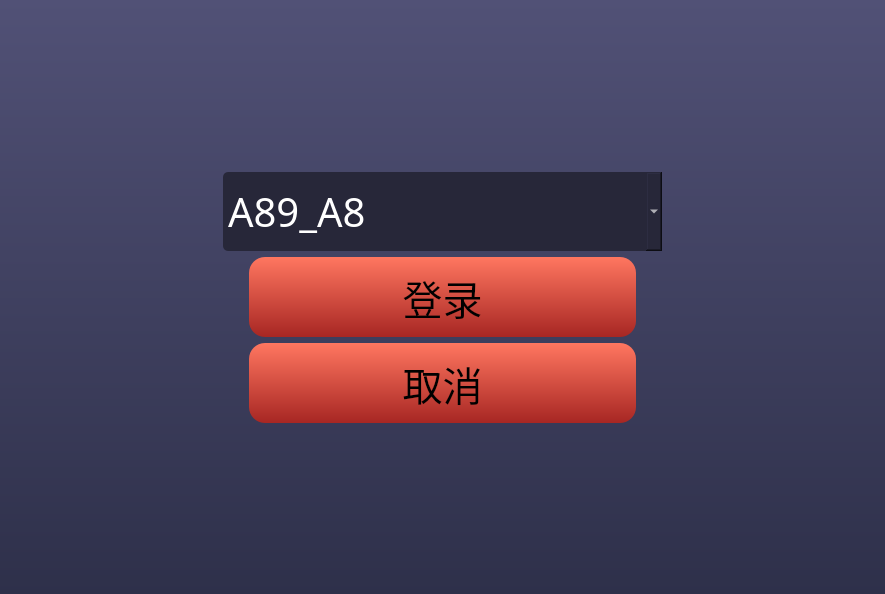
<?xml version="1.0" encoding="UTF-8"?>
<ui version="4.0">
 <class>Login</class>
 <widget class="QWidget" name="Login">
  <property name="geometry">
   <rect>
    <x>0</x>
    <y>0</y>
    <width>885</width>
    <height>594</height>
   </rect>
  </property>
  <property name="windowTitle">
   <string>Form</string>
  </property>
  <property name="styleSheet">
   <string notr="true">background-color: qlineargradient(spread:pad, x1:0, y1:0, x2:0, y2:1, stop:0 rgba(81, 81, 118, 255), stop:1 rgba(46, 48, 74, 255));</string>
  </property>
  <layout class="QVBoxLayout" name="verticalLayout">
   <item>
    <spacer name="verticalSpacer">
     <property name="orientation">
      <enum>Qt::Vertical</enum>
     </property>
     <property name="sizeHint" stdset="0">
      <size>
       <width>20</width>
       <height>100</height>
      </size>
     </property>
    </spacer>
   </item>
   <item>
    <layout class="QHBoxLayout" name="horizontalLayout_2">
     <item>
      <spacer name="horizontalSpacer">
       <property name="orientation">
        <enum>Qt::Horizontal</enum>
       </property>
       <property name="sizeHint" stdset="0">
        <size>
         <width>40</width>
         <height>20</height>
        </size>
       </property>
      </spacer>
     </item>
     <item>
      <widget class="QComboBox" name="comboBox">
       <property name="minimumSize">
        <size>
         <width>439</width>
         <height>79</height>
        </size>
       </property>
       <property name="font">
        <font>
         <family>微软雅黑</family>
         <pointsize>30</pointsize>
        </font>
       </property>
       <property name="styleSheet">
        <string notr="true">background:rgba(39,39,57,1);
border-radius:5px;
color: rgb(255, 255, 255);</string>
       </property>
       <item>
        <property name="text">
         <string>A89_A8</string>
        </property>
       </item>
      </widget>
     </item>
     <item>
      <spacer name="horizontalSpacer_2">
       <property name="orientation">
        <enum>Qt::Horizontal</enum>
       </property>
       <property name="sizeHint" stdset="0">
        <size>
         <width>40</width>
         <height>20</height>
        </size>
       </property>
      </spacer>
     </item>
    </layout>
   </item>
   <item>
    <layout class="QHBoxLayout" name="horizontalLayout">
     <item>
      <spacer name="horizontalSpacer_3">
       <property name="orientation">
        <enum>Qt::Horizontal</enum>
       </property>
       <property name="sizeHint" stdset="0">
        <size>
         <width>40</width>
         <height>20</height>
        </size>
       </property>
      </spacer>
     </item>
     <item>
      <widget class="QPushButton" name="pu_enter">
       <property name="minimumSize">
        <size>
         <width>387</width>
         <height>80</height>
        </size>
       </property>
       <property name="font">
        <font>
         <family>微软雅黑</family>
         <pointsize>30</pointsize>
        </font>
       </property>
       <property name="styleSheet">
        <string notr="true">QPushButton{background-color:qlineargradient(spread:pad, x1:1, y1:1, x2:1, y2:0, stop:0 rgba(167, 38, 35, 255), stop:1 rgba(255, 118, 96, 255));
box-shadow:0px 2px 9px 0px rgba(0, 0, 0, 0.77);
border-radius:16px;}
QPushButton::pressed{
background-color: qlineargradient(spread:pad, x1:1, y1:1, x2:1, y2:0, stop:0 rgba(255, 118, 96, 255), stop:1 rgba(167, 38, 35, 255));
box-shadow:0px 2px 9px 0px rgba(0, 0, 0, 0.77);
border-radius:16px;
}</string>
       </property>
       <property name="text">
        <string>登录</string>
       </property>
       <property name="shortcut">
        <string>Enter</string>
       </property>
      </widget>
     </item>
     <item>
      <spacer name="horizontalSpacer_5">
       <property name="orientation">
        <enum>Qt::Horizontal</enum>
       </property>
       <property name="sizeHint" stdset="0">
        <size>
         <width>40</width>
         <height>20</height>
        </size>
       </property>
      </spacer>
     </item>
    </layout>
   </item>
   <item>
    <layout class="QHBoxLayout" name="horizontalLayout_3">
     <item>
      <spacer name="horizontalSpacer_4">
       <property name="orientation">
        <enum>Qt::Horizontal</enum>
       </property>
       <property name="sizeHint" stdset="0">
        <size>
         <width>40</width>
         <height>20</height>
        </size>
       </property>
      </spacer>
     </item>
     <item>
      <widget class="QPushButton" name="pu_cancel">
       <property name="minimumSize">
        <size>
         <width>387</width>
         <height>80</height>
        </size>
       </property>
       <property name="font">
        <font>
         <family>微软雅黑</family>
         <pointsize>30</pointsize>
        </font>
       </property>
       <property name="styleSheet">
        <string notr="true">QPushButton{background-color:qlineargradient(spread:pad, x1:1, y1:1, x2:1, y2:0, stop:0 rgba(167, 38, 35, 255), stop:1 rgba(255, 118, 96, 255));
box-shadow:0px 2px 9px 0px rgba(0, 0, 0, 0.77);
border-radius:16px;}
QPushButton::pressed{
background-color: qlineargradient(spread:pad, x1:1, y1:1, x2:1, y2:0, stop:0 rgba(255, 118, 96, 255), stop:1 rgba(167, 38, 35, 255));
box-shadow:0px 2px 9px 0px rgba(0, 0, 0, 0.77);
border-radius:16px;
}</string>
       </property>
       <property name="text">
        <string>取消</string>
       </property>
      </widget>
     </item>
     <item>
      <spacer name="horizontalSpacer_6">
       <property name="orientation">
        <enum>Qt::Horizontal</enum>
       </property>
       <property name="sizeHint" stdset="0">
        <size>
         <width>40</width>
         <height>20</height>
        </size>
       </property>
      </spacer>
     </item>
    </layout>
   </item>
   <item>
    <spacer name="verticalSpacer_2">
     <property name="orientation">
      <enum>Qt::Vertical</enum>
     </property>
     <property name="sizeHint" stdset="0">
      <size>
       <width>20</width>
       <height>100</height>
      </size>
     </property>
    </spacer>
   </item>
  </layout>
 </widget>
 <resources/>
 <connections/>
</ui>
